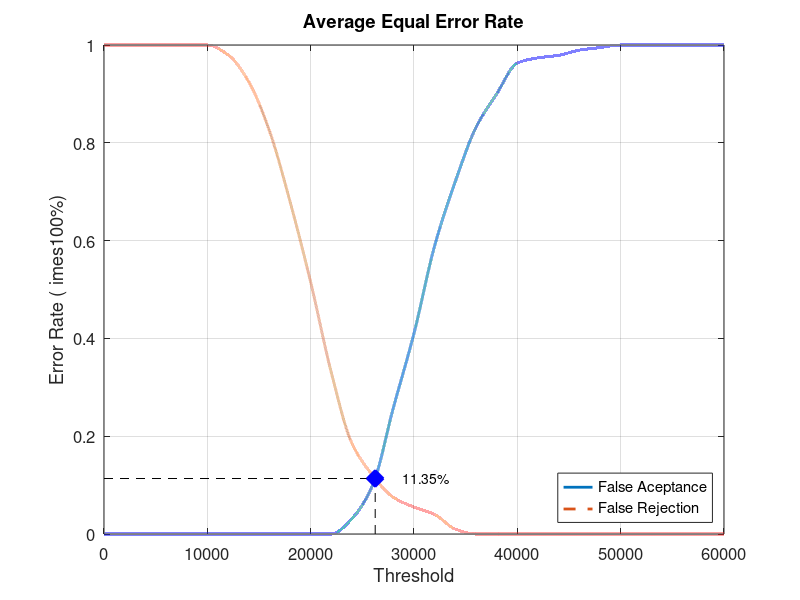
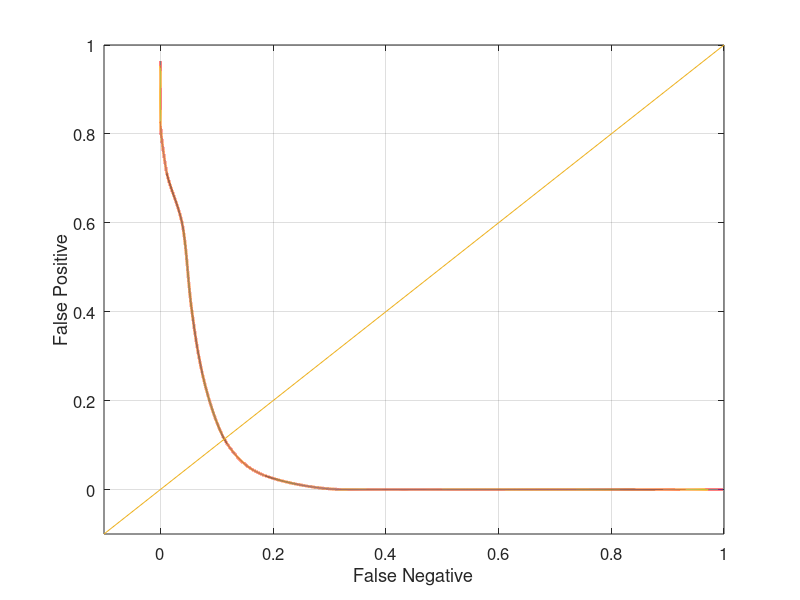

Write the MATLAB code that produced these figures, in order.
close all;
clear;
clc;
x = 0:2000:60000;
xq = 0:0.5:60000;

y0 = [0 0 0 0 0 0 0 0 0 0 0 0 0.0315789 0.1 0.257895 0.410526 0.589474 0.721053 0.831579 0.9 0.963158 0.973684 0.978947 0.989474 0.994737 1 1 1 1 1 1]
yy0 = interp1(x, y0, xq, 'pchip');
y1 = [1 1 1 1 1 1 0.98 0.925 0.825 0.68 0.515 0.33 0.185 0.12 0.075 0.055 0.04 0.01 0 0 0 0 0 0 0 0 0 0 0 0 0]
yy1 = interp1(x, y1, xq, 'pchip');

% Calculating EER: 
y2 = abs(y0 - y1);
find(y2 == min(y2))
yy2 = abs(yy0 - yy1);
xEER = find(yy2 == min(yy2));
xEERIndex = xq(xEER) % X-axis EER
yEER = yy0(xEER) % Y-axis EER

main = figure
plot(xq, yy0,'-','LineWidth', 2);	hold on
plot(xq, yy1,'--','LineWidth', 2);	hold on
plot([xEERIndex xEERIndex], [0 yEER], 'k--');	hold on
plot([0 xEERIndex], [yEER yEER], 'k--');	hold on
plot(xEERIndex, yEER, 'bx', 'LineWidth', 10);	hold on
text(xEERIndex + 10 * xEERIndex / 100, yEER, [num2str(round((10000 * yEER)) / 100) '%'])
legend('False Aceptance', 'False Rejection', 'Location', 'SouthEast')
xlabel('Threshold')
ylabel('Error Rate (	imes100%)')
title('Average Equal Error Rate')
set(gca, 'FontSize', 12)
axis([0 60000 0 1])
grid on

print(main, 'Database4_2Main', '-dpng');
FNRxFPR = figure('Color', [1 1 1]);
plot(yy1, yy0, '-', yy1, yy0, 'LineWidth', 2);
hold on
y = -0.1:0.1:1
plot(y, y); 
set(gca, 'FontSize', 12)
xlabel('False Negative')
ylabel('False Positive')
axis([-0.1 1 -0.1 1])
set(gca, 'FontSize', 12)
grid on

print(FNRxFPR, 'Database4_2FNRxFPR','-dpng');
